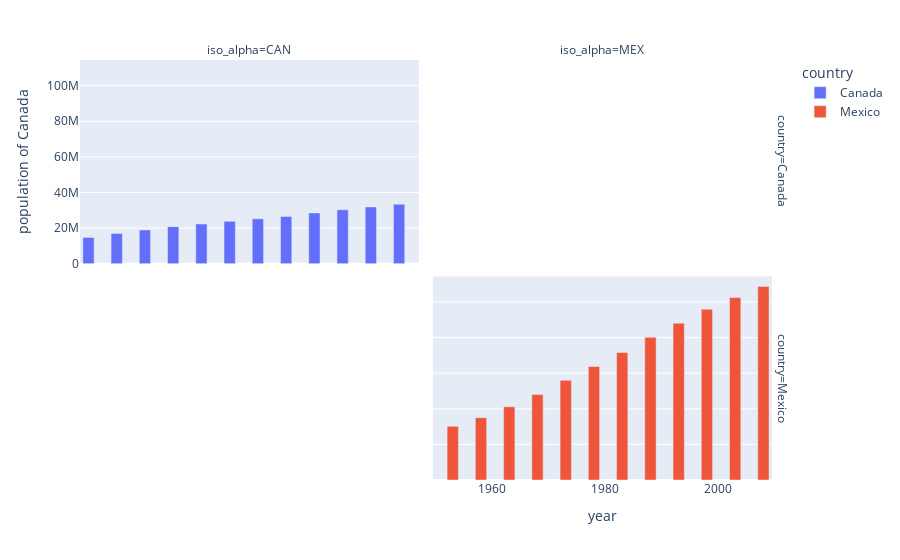

The cell this chart's notebook holds for it:
### Code cell
px.bar(dftemp, x='year',y='pop',
       hover_data=['lifeExp', 'gdpPercap'],
       labels={'pop':'population of Canada'},
       barmode='group',color='country',
       facet_row="country", facet_col="iso_alpha")

### Figure 1 — Plotly figure (JSON) as saved in the notebook; plotly's stock layout.template omitted (floating-point values rounded to 4 significant figures)
{"data": [{"alignmentgroup": "True", "customdata": [[68.75, 11370.0], [69.96, 12490.0], [71.3, 13460.0], [72.13, 16080.0], [72.88, 18970.0], [74.21, 22090.0], [75.76, 22900.0], [76.86, 26630.0], [77.95, 26340.0], [78.61, 28950.0], [79.77, 33330.0], [80.65, 36320.0]], "hovertemplate": "country=Canada<br>iso_alpha=CAN<br>year=%{x}<br>population of Canada=%{y}<br>lifeExp=%{customdata[0]}<br>gdpPercap=%{customdata[1]}<extra></extra>", "legendgroup": "Canada", "marker": {"color": "#636efa"}, "name": "Canada", "offsetgroup": "Canada", "orientation": "v", "showlegend": true, "textposition": "auto", "type": "bar", "x": [1952, 1957, 1962, 1967, 1972, 1977, 1982, 1987, 1992, 1997, 2002, 2007], "xaxis": "x3", "y": [14785584, 17010154, 18985849, 20819767, 22284500, 23796400, 25201900, 26549700, 28523502, 30305843, 31902268, 33390141], "yaxis": "y3"}, {"alignmentgroup": "True", "customdata": [[50.79, 3478.0], [55.19, 4132.0], [58.3, 4582.0], [60.11, 5755.0], [62.36, 6809.0], [65.03, 7675.0], [67.41, 9611.0], [69.5, 8688.0], [71.45, 9472.0], [73.67, 9767.0], [74.9, 10740.0], [76.19, 11980.0]], "hovertemplate": "country=Mexico<br>iso_alpha=MEX<br>year=%{x}<br>population of Canada=%{y}<br>lifeExp=%{customdata[0]}<br>gdpPercap=%{customdata[1]}<extra></extra>", "legendgroup": "Mexico", "marker": {"color": "#EF553B"}, "name": "Mexico", "offsetgroup": "Mexico", "orientation": "v", "showlegend": true, "textposition": "auto", "type": "bar", "x": [1952, 1957, 1962, 1967, 1972, 1977, 1982, 1987, 1992, 1997, 2002, 2007], "xaxis": "x2", "y": [30144317, 35015548, 41121485, 47995559, 55984294, 63759976, 71640904, 80122492, 88111030, 95895146, 102479927, 108700891], "yaxis": "y2"}], "layout": {"annotations": [{"font": {}, "showarrow": false, "text": "iso_alpha=CAN", "x": 0.24, "xanchor": "center", "xref": "paper", "y": 1, "yanchor": "bottom", "yref": "paper"}, {"font": {}, "showarrow": false, "text": "iso_alpha=MEX", "x": 0.74, "xanchor": "center", "xref": "paper", "y": 1, "yanchor": "bottom", "yref": "paper"}, {"font": {}, "showarrow": false, "text": "country=Mexico", "textangle": 90, "x": 0.98, "xanchor": "left", "xref": "paper", "y": 0.2425, "yanchor": "middle", "yref": "paper"}, {"font": {}, "showarrow": false, "text": "country=Canada", "textangle": 90, "x": 0.98, "xanchor": "left", "xref": "paper", "y": 0.7575, "yanchor": "middle", "yref": "paper"}], "barmode": "group", "legend": {"title": {"text": "country"}, "tracegroupgap": 0}, "margin": {"t": 60}, "xaxis": {"anchor": "y", "domain": [0, 0.48], "title": {"text": "year"}}, "xaxis2": {"anchor": "y2", "domain": [0.5, 0.98], "matches": "x", "title": {"text": "year"}}, "xaxis3": {"anchor": "y3", "domain": [0, 0.48], "matches": "x", "showticklabels": false}, "xaxis4": {"anchor": "y4", "domain": [0.5, 0.98], "matches": "x", "showticklabels": false}, "yaxis": {"anchor": "x", "domain": [0, 0.485], "title": {"text": "population of Canada"}}, "yaxis2": {"anchor": "x2", "domain": [0, 0.485], "matches": "y", "showticklabels": false}, "yaxis3": {"anchor": "x3", "domain": [0.515, 1], "matches": "y", "title": {"text": "population of Canada"}}, "yaxis4": {"anchor": "x4", "domain": [0.515, 1], "matches": "y", "showticklabels": false}}}
